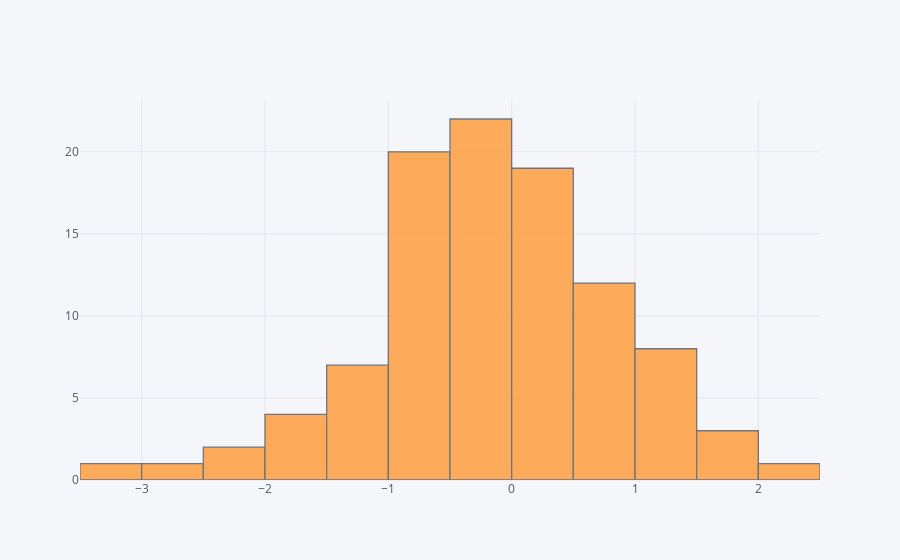

This figure's notebook cell:
### Markdown cell above
## histogram

### Code cell
df['A'].iplot(kind='hist',bins=20)

### Figure 1 — Plotly figure (JSON) as saved in the notebook; plotly's stock layout.template omitted (floating-point values rounded to 4 significant figures)
{"data": [{"histfunc": "count", "histnorm": "", "marker": {"color": "rgba(255, 153, 51, 1.0)", "line": {"color": "#4D5663", "width": 1.3}}, "name": "A", "nbinsx": 20, "opacity": 0.8, "orientation": "v", "type": "histogram", "x": [-3.138, -0.353, 0.825, -0.361, -1.311, -0.8877, -0.5567, -0.06737, 0.3168, 2.022, -0.2351, 1.438, -1.087, -0.7848, 0.02215, 0.6454, -1.106, 0.8645, -0.1923, 0.8958, -1.579, -0.7119, 1.563, -0.9414, 0.7449, -0.8431, -1.431, -0.4413, 0.5288, 0.1353, 1.334, 0.7637, -0.2453, 1.386, 1.052, -0.1109, 1.998, -0.05136, -0.8197, 1.276, -0.244, -0.6536, -0.399, -0.4345, -0.7349, 0.08817, -0.9163, 0.2735, 1.214, -0.7647, -0.1196, 0.1148, -0.03301, -1.817, -0.2132, -0.2508, 0.5125, 0.4622, -0.8121, -0.1143, -2.722, 0.06056, 0.4351, 0.01491, -0.7735, -2.305, 0.8235, 1.225, 0.2214, 0.4881, 0.408, -1.376, 1.622, -0.9965, -0.4094, 0.3924, 0.5623, -0.6174, 0.6454, 0.4343, -0.2973, -0.832, -0.1379, 0.1775, -1.454, -1.703, 0.2221, 1.232, -1.63, -2.237, -0.51, -0.6885, -0.9203, -1.465, -0.3245, -0.1472, 0.6725, 0.3885, -0.6881, 0.1849]}], "layout": {"barmode": "overlay", "legend": {"bgcolor": "#F5F6F9", "font": {"color": "#4D5663"}}, "paper_bgcolor": "#F5F6F9", "plot_bgcolor": "#F5F6F9", "titlefont": {"color": "#4D5663"}, "xaxis1": {"gridcolor": "#E1E5ED", "showgrid": true, "tickfont": {"color": "#4D5663"}, "title": "", "titlefont": {"color": "#4D5663"}, "zerolinecolor": "#E1E5ED"}, "yaxis1": {"gridcolor": "#E1E5ED", "showgrid": true, "tickfont": {"color": "#4D5663"}, "title": "", "titlefont": {"color": "#4D5663"}, "zerolinecolor": "#E1E5ED"}}}
